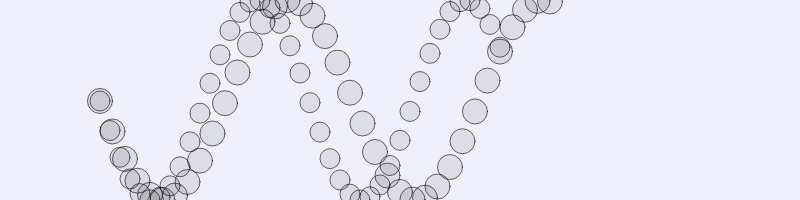
Frame 1 (no input)
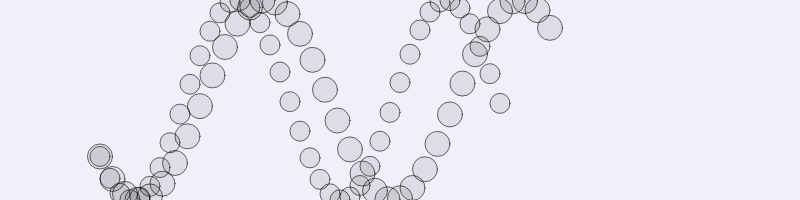
Frame 60 (no input)
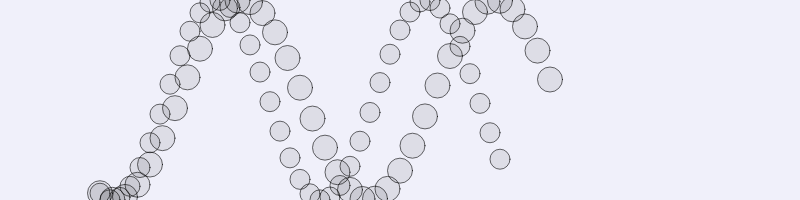
Frame 120 (the mouse pressed at the canvas centre since frame 60)

The p5.js sketch that drew these frames (run headless with seeded random() and noise() and a simulated clock; from frame 60 on, the mouse is pressed at the canvas centre):

// p5.js sketch
// ── sketch.js
/// <reference path="../../p5.global-mode.d.ts" />
class Wave {
    constructor(angle, aVelocity, 
            x = 0, w = 100, 
            size = 48, startAngle = 0) {
        this.angle = angle;
        this.aVelocity = aVelocity;
        this.x = x;
        this.w = w;
        this.size = size;
        this.startAngle = startAngle;
    }
    update() {
        this.startAngle +=0.01;
    }
    display() {
        this.angle = this.startAngle;
        console.log(this.x, this.w, this.size/2);

        for (let _x = this.x, mx = this.x + this.w; _x <= mx; _x += (this.size/2)) {
            let y = map(sin(this.angle), -1, 1, 0, height);
            //let y = map(noise(this.angle), 0, 1, 0, height);
            fill(0, 20);
            stroke(0, 150);
            ellipse(_x, y, this.size, this.size);
            this.angle += this.aVelocity;
        }
    }
}
function setup() {
    createCanvas(800, 200);
    createP('Wave class');
    w1 = new Wave(0, 0.30, 100, 400, 20);
    w2 = new Wave(10, 0.31, 100, 450, 25);
}
function draw() {
    background(240,240,250);
    w1.update();
    w1.display();

    w2.update();
    w2.display();
}
